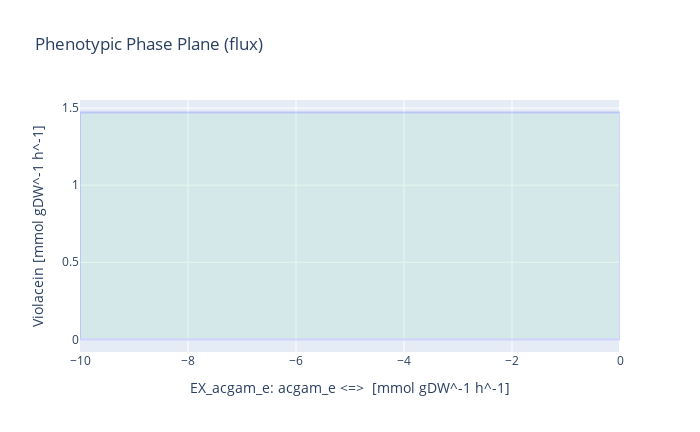
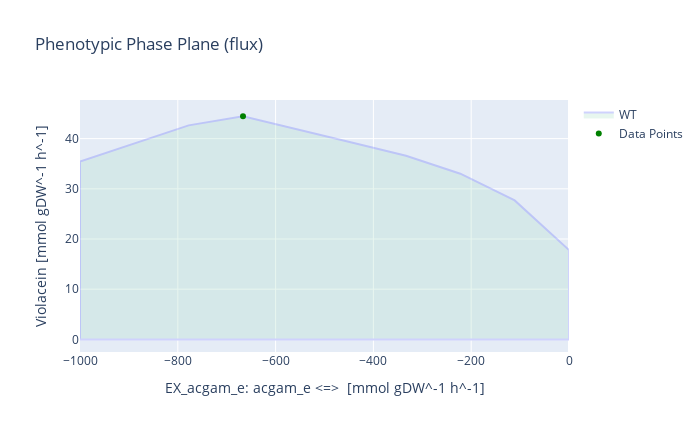

The code cell stored with these charts, in order, in its notebook:
### Markdown cell above
## N-acetyl-D-glucosamine as substrate

### Code cell
medium = model_LB_vio_fad.medium

with model_LB_vio_fad:
    
    medium['EX_glc__D_e'] = 0
    medium['EX_acgam_e'] = 10
    model_LB_vio_fad.medium = medium
    
    model_LB_vio_fad.objective = model_LB_vio_fad.reactions.Violacein
    violacein_production = model_LB_vio_fad.optimize().objective_value
    
    model_LB_vio_fad.objective = model_LB_vio_fad.reactions.Growth
    growth_rate = model_LB_vio_fad.optimize().objective_value

    violacein_acgam_yield = violacein_production / (-1*model_LB_vio_fad.reactions.EX_acgam_e.flux)
    
    result = phenotypic_phase_plane(model_LB_vio_fad, 
                                variables=[model_LB_vio_fad.reactions.EX_acgam_e],
                                objective=model_LB_vio_fad.reactions.Violacein,
                                points=10)
    result.plot(plotter)
    
    print('Oxygen and N-acetyl-D-glucosamine boundaries set to default values (-10):')
    print('- Growth rate for V. natriegens [h^-1]:', growth_rate)
    print('- Max. violacein production [mmol gDW^-1 h^-1]:', violacein_production)
    print('- Theoretical maximum yield [mmol_vio / mmol_acgam]:', violacein_acgam_yield)
    
    
    model_LB_vio_fad.reactions.EX_o2_e.lower_bound = -1000
    model_LB_vio_fad.reactions.EX_acgam_e.lower_bound = -1000
    
    model_LB_vio_fad.objective = model_LB_vio_fad.reactions.Violacein
    violacein_production = model_LB_vio_fad.optimize().objective_value
    
    model_LB_vio_fad.objective = model_LB_vio_fad.reactions.Growth
    growth_rate = model_LB_vio_fad.optimize().objective_value
    
    violacein_acgam_yield = violacein_production / (-1*model_LB_vio_fad.reactions.EX_acgam_e.flux)
    
    result = phenotypic_phase_plane(model_LB_vio_fad, 
                                variables=[model_LB_vio_fad.reactions.EX_acgam_e],
                                objective=model_LB_vio_fad.reactions.Violacein,
                                points=10)
    x = result.data_frame.EX_acgam_e[result.data_frame.objective_upper_bound.idxmax()]
    y = result.data_frame.objective_upper_bound[result.data_frame.objective_upper_bound.idxmax()]
    result.plot(plotter, points=[(x,y)], points_colors=["green"])
    
    print('Setting Oxygen and N-acetyl-D-glucosamine boundaries to -1000:')
    print("- The optimal N-acetyl-D-glucosamine uptake for Violacein flux is [h^-1]:", result.data_frame.EX_acgam_e[result.data_frame.objective_upper_bound.idxmax()])
    print('- Growth rate for V. natriegens [h^-1]:', growth_rate)
    print('- Max. violacein production [mmol gDW^-1 h^-1]:', violacein_production)
    print('- Theoretical maximum yield [mmol_vio / mmol_acgam]:', violacein_acgam_yield)

### Figure 1 — Plotly figure (JSON) as saved in the notebook; plotly's stock layout.template omitted (floating-point values rounded to 4 significant figures)
{"data": [{"fill": "toself", "fillcolor": "#B3E2CD", "hoverinfo": "none", "marker": {"line": {"color": "#B3E2CD"}, "opacity": 0.3}, "mode": "lines", "name": "WT", "opacity": 0.3, "type": "scatter", "x": [-10, -8.889, -7.778, -6.667, -5.556, -4.444, -3.333, -2.222, -1.111, 0, 0, -1.111, -2.222, -3.333, -4.444, -5.556, -6.667, -7.778, -8.889, -10, -10, -10], "y": [-8.301e-19, 5.339e-16, 1.008e-13, 6.669e-14, -2.671e-13, -1.896e-16, 0, 0, 0, 0, 1.471, 1.471, 1.471, 1.471, 1.471, 1.471, 1.471, 1.471, 1.471, 1.471, -8.301e-19, 1.471]}], "layout": {"height": 432, "title": {"text": "Phenotypic Phase Plane (flux)"}, "width": 700, "xaxis": {"autorange": true, "range": [-10, 0], "title": {"text": "EX_acgam_e: acgam_e <=>  [mmol gDW^-1 h^-1]"}, "type": "linear"}, "yaxis": {"autorange": true, "range": [-0.0817, 1.552], "title": {"text": "Violacein [mmol gDW^-1 h^-1]"}, "type": "linear"}}}

### Figure 2 — Plotly figure (JSON) as saved in the notebook; plotly's stock layout.template omitted (floating-point values rounded to 4 significant figures)
{"data": [{"fill": "toself", "fillcolor": "#B3E2CD", "hoverinfo": "none", "marker": {"line": {"color": "#B3E2CD"}, "opacity": 0.3}, "mode": "lines", "name": "WT", "opacity": 0.3, "type": "scatter", "x": [-1000, -888.9, -777.8, -666.7, -555.6, -444.4, -333.3, -222.2, -111.1, 0, 0, -111.1, -222.2, -333.3, -444.4, -555.6, -666.7, -777.8, -888.9, -1000, -1000, -1000], "y": [0, -1.225e-14, 6.86e-14, 2.135e-14, 1.818e-14, 1.96e-14, -1.715e-14, 1.372e-13, 0, 0, 17.79, 27.69, 33.01, 36.6, 39.21, 41.82, 44.44, 42.64, 39.04, 35.45, 0, 35.45]}, {"marker": {"color": ["green"]}, "mode": "markers", "name": "Data Points", "type": "scatter", "x": [-666.7], "y": [44.44]}], "layout": {"height": 432, "title": {"text": "Phenotypic Phase Plane (flux)"}, "width": 700, "xaxis": {"autorange": true, "range": [-1000, 0], "title": {"text": "EX_acgam_e: acgam_e <=>  [mmol gDW^-1 h^-1]"}, "type": "linear"}, "yaxis": {"autorange": true, "range": [-2.51, 47.69], "title": {"text": "Violacein [mmol gDW^-1 h^-1]"}, "type": "linear"}}}
